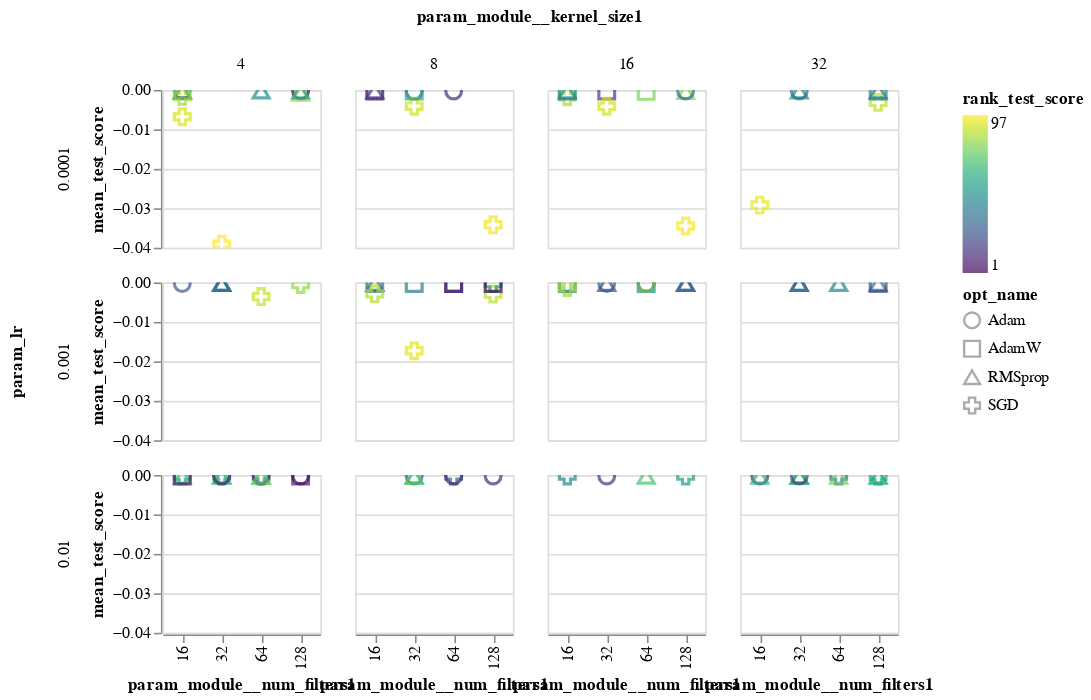

Notebook cell for this chart:
### Code cell
alt.Chart(sm_res_df).mark_point(size=100).encode(
    x=alt.X('param_module__num_filters1:O'),#title="kernel size 1"),
    y='mean_test_score:Q',
    color=alt.Color('rank_test_score:Q',scale=alt.Scale(scheme='viridis')),
    column='param_module__kernel_size1:N',
    shape='opt_name:N',
    row='param_lr:N',
).interactive(
).properties(
    height=100,
    width=100
)

### Figure 1 — Vega-Lite specification as saved in the notebook (floating-point values rounded to 4 significant figures)
{"config": {"view": {"continuousWidth": 400, "continuousHeight": 300}}, "data": {"name": "data-8817f67da8f67f9030dd793b6148c578"}, "mark": {"type": "point", "size": 100}, "encoding": {"color": {"type": "quantitative", "field": "rank_test_score", "scale": {"scheme": "viridis"}}, "column": {"type": "nominal", "field": "param_module__kernel_size1"}, "row": {"type": "nominal", "field": "param_lr"}, "shape": {"type": "nominal", "field": "opt_name"}, "x": {"type": "ordinal", "field": "param_module__num_filters1"}, "y": {"type": "quantitative", "field": "mean_test_score"}}, "height": 100, "selection": {"selector007": {"type": "interval", "bind": "scales", "encodings": ["x", "y"]}}, "width": 100, "$schema": "https://vega.github.io/schema/vega-lite/v4.8.1.json", "datasets": {"data-8817f67da8f67f9030dd793b6148c578": [{"rank_test_score": 72, "mean_test_score": -0.0003176, "param_module__num_filters1": 64, "param_module__num_filters2": 128, "param_module__kernel_size1": 4, "param_module__kernel_size2": 16, "param_lr": 0.01, "param_module__fc_node_num1": 500, "param_module__fc_node_num2": 10, "opt_name": "RMSprop"}, {"rank_test_score": 92, "mean_test_score": -0.00679, "param_module__num_filters1": 16, "param_module__num_filters2": 32, "param_module__kernel_size1": 4, "param_module__kernel_size2": 32, "param_lr": 0.0001, "param_module__fc_node_num1": 100, "param_module__fc_node_num2": 50, "opt_name": "SGD"}, {"rank_test_score": 16, "mean_test_score": -0.0002598, "param_module__num_filters1": 32, "param_module__num_filters2": 64, "param_module__kernel_size1": 16, "param_module__kernel_size2": 4, "param_lr": 0.01, "param_module__fc_node_num1": 10, "param_module__fc_node_num2": 10, "opt_name": "Adam"}, {"rank_test_score": 100, "mean_test_score": null, "param_module__num_filters1": 128, "param_module__num_filters2": 32, "param_module__kernel_size1": 8, "param_module__kernel_size2": 32, "param_lr": 0.01, "param_module__fc_node_num1": 100, "param_module__fc_node_num2": 100, "opt_name": "AdamW"}, {"rank_test_score": 23, "mean_test_score": -0.0002617, "param_module__num_filters1": 32, "param_module__num_filters2": 16, "param_module__kernel_size1": 4, "param_module__kernel_size2": 32, "param_lr": 0.001, "param_module__fc_node_num1": 50, "param_module__fc_node_num2": 10, "opt_name": "RMSprop"}, {"rank_test_score": 50, "mean_test_score": -0.0002757, "param_module__num_filters1": 32, "param_module__num_filters2": 32, "param_module__kernel_size1": 32, "param_module__kernel_size2": 16, "param_lr": 0.0001, "param_module__fc_node_num1": 10, "param_module__fc_node_num2": 10, "opt_name": "RMSprop"}, {"rank_test_score": 69, "mean_test_score": -0.0003175, "param_module__num_filters1": 64, "param_module__num_filters2": 32, "param_module__kernel_size1": 16, "param_module__kernel_size2": 8, "param_lr": 0.01, "param_module__fc_node_num1": 500, "param_module__fc_node_num2": 50, "opt_name": "RMSprop"}, {"rank_test_score": 3, "mean_test_score": -0.0002577, "param_module__num_filters1": 128, "param_module__num_filters2": 64, "param_module__kernel_size1": 4, "param_module__kernel_size2": 16, "param_lr": 0.0001, "param_module__fc_node_num1": 100, "param_module__fc_node_num2": 500, "opt_name": "Adam"}, {"rank_test_score": 1, "mean_test_score": -0.0002575, "param_module__num_filters1": 16, "param_module__num_filters2": 128, "param_module__kernel_size1": 8, "param_module__kernel_size2": 16, "param_lr": 0.0001, "param_module__fc_node_num1": 50, "param_module__fc_node_num2": 500, "opt_name": "AdamW"}, {"rank_test_score": 22, "mean_test_score": -0.0002614, "param_module__num_filters1": 32, "param_module__num_filters2": 32, "param_module__kernel_size1": 16, "param_module__kernel_size2": 4, "param_lr": 0.001, "param_module__fc_node_num1": 10, "param_module__fc_node_num2": 100, "opt_name": "RMSprop"}, {"rank_test_score": 80, "mean_test_score": -0.0004296, "param_module__num_filters1": 16, "param_module__num_filters2": 64, "param_module__kernel_size1": 16, "param_module__kernel_size2": 8, "param_lr": 0.001, "param_module__fc_node_num1": 100, "param_module__fc_node_num2": 500, "opt_name": "SGD"}, {"rank_test_score": 24, "mean_test_score": -0.0002621, "param_module__num_filters1": 32, "param_module__num_filters2": 64, "param_module__kernel_size1": 8, "param_module__kernel_size2": 8, "param_lr": 0.0001, "param_module__fc_node_num1": 50, "param_module__fc_node_num2": 10, "opt_name": "Adam"}, {"rank_test_score": 6, "mean_test_score": -0.0002583, "param_module__num_filters1": 64, "param_module__num_filters2": 128, "param_module__kernel_size1": 8, "param_module__kernel_size2": 8, "param_lr": 0.001, "param_module__fc_node_num1": 500, "param_module__fc_node_num2": 10, "opt_name": "AdamW"}, {"rank_test_score": 18, "mean_test_score": -0.0002611, "param_module__num_filters1": 32, "param_module__num_filters2": 64, "param_module__kernel_size1": 16, "param_module__kernel_size2": 32, "param_lr": 0.0001, "param_module__fc_node_num1": 100, "param_module__fc_node_num2": 100, "opt_name": "AdamW"}, {"rank_test_score": 94, "mean_test_score": -0.02919, "param_module__num_filters1": 16, "param_module__num_filters2": 64, "param_module__kernel_size1": 32, "param_module__kernel_size2": 16, "param_lr": 0.0001, "param_module__fc_node_num1": 500, "param_module__fc_node_num2": 10, "opt_name": "SGD"}, {"rank_test_score": 47, "mean_test_score": -0.0002714, "param_module__num_filters1": 64, "param_module__num_filters2": 32, "param_module__kernel_size1": 4, "param_module__kernel_size2": 16, "param_lr": 0.0001, "param_module__fc_node_num1": 10, "param_module__fc_node_num2": 500, "opt_name": "RMSprop"}, {"rank_test_score": 55, "mean_test_score": -0.0002874, "param_module__num_filters1": 16, "param_module__num_filters2": 32, "param_module__kernel_size1": 4, "param_module__kernel_size2": 8, "param_lr": 0.01, "param_module__fc_node_num1": 10, "param_module__fc_node_num2": 50, "opt_name": "SGD"}, {"rank_test_score": 87, "mean_test_score": -0.002951, "param_module__num_filters1": 128, "param_module__num_filters2": 16, "param_module__kernel_size1": 8, "param_module__kernel_size2": 16, "param_lr": 0.001, "param_module__fc_node_num1": 10, "param_module__fc_node_num2": 50, "opt_name": "SGD"}, {"rank_test_score": 65, "mean_test_score": -0.0003174, "param_module__num_filters1": 128, "param_module__num_filters2": 128, "param_module__kernel_size1": 32, "param_module__kernel_size2": 8, "param_lr": 0.01, "param_module__fc_node_num1": 50, "param_module__fc_node_num2": 50, "opt_name": "RMSprop"}, {"rank_test_score": 29, "mean_test_score": -0.0002633, "param_module__num_filters1": 16, "param_module__num_filters2": 32, "param_module__kernel_size1": 8, "param_module__kernel_size2": 16, "param_lr": 0.001, "param_module__fc_node_num1": 100, "param_module__fc_node_num2": 10, "opt_name": "RMSprop"}, {"rank_test_score": 37, "mean_test_score": -0.0002671, "param_module__num_filters1": 64, "param_module__num_filters2": 128, "param_module__kernel_size1": 32, "param_module__kernel_size2": 16, "param_lr": 0.01, "param_module__fc_node_num1": 50, "param_module__fc_node_num2": 100, "opt_name": "SGD"}, {"rank_test_score": 85, "mean_test_score": -0.001728, "param_module__num_filters1": 16, "param_module__num_filters2": 16, "param_module__kernel_size1": 16, "param_module__kernel_size2": 4, "param_lr": 0.0001, "param_module__fc_node_num1": 50, "param_module__fc_node_num2": 500, "opt_name": "SGD"}, {"rank_test_score": 68, "mean_test_score": -0.0003175, "param_module__num_filters1": 16, "param_module__num_filters2": 64, "param_module__kernel_size1": 4, "param_module__kernel_size2": 8, "param_lr": 0.01, "param_module__fc_node_num1": 500, "param_module__fc_node_num2": 50, "opt_name": "RMSprop"}, {"rank_test_score": 66, "mean_test_score": -0.0003175, "param_module__num_filters1": 128, "param_module__num_filters2": 32, "param_module__kernel_size1": 32, "param_module__kernel_size2": 4, "param_lr": 0.01, "param_module__fc_node_num1": 100, "param_module__fc_node_num2": 100, "opt_name": "RMSprop"}, {"rank_test_score": 8, "mean_test_score": -0.0002588, "param_module__num_filters1": 128, "param_module__num_filters2": 64, "param_module__kernel_size1": 4, "param_module__kernel_size2": 32, "param_lr": 0.01, "param_module__fc_node_num1": 100, "param_module__fc_node_num2": 100, "opt_name": "AdamW"}, {"rank_test_score": 54, "mean_test_score": -0.0002837, "param_module__num_filters1": 128, "param_module__num_filters2": 128, "param_module__kernel_size1": 8, "param_module__kernel_size2": 16, "param_lr": 0.001, "param_module__fc_node_num1": 10, "param_module__fc_node_num2": 500, "opt_name": "SGD"}, {"rank_test_score": 43, "mean_test_score": -0.0002697, "param_module__num_filters1": 64, "param_module__num_filters2": 128, "param_module__kernel_size1": 4, "param_module__kernel_size2": 4, "param_lr": 0.01, "param_module__fc_node_num1": 100, "param_module__fc_node_num2": 500, "opt_name": "SGD"}, {"rank_test_score": 25, "mean_test_score": -0.0002621, "param_module__num_filters1": 128, "param_module__num_filters2": 128, "param_module__kernel_size1": 16, "param_module__kernel_size2": 16, "param_lr": 0.001, "param_module__fc_node_num1": 100, "param_module__fc_node_num2": 500, "opt_name": "RMSprop"}, {"rank_test_score": 88, "mean_test_score": -0.003147, "param_module__num_filters1": 128, "param_module__num_filters2": 64, "param_module__kernel_size1": 32, "param_module__kernel_size2": 4, "param_lr": 0.0001, "param_module__fc_node_num1": 10, "param_module__fc_node_num2": 500, "opt_name": "SGD"}, {"rank_test_score": 49, "mean_test_score": -0.0002753, "param_module__num_filters1": 32, "param_module__num_filters2": 64, "param_module__kernel_size1": 4, "param_module__kernel_size2": 16, "param_lr": 0.01, "param_module__fc_node_num1": 10, "param_module__fc_node_num2": 50, "opt_name": "SGD"}, {"rank_test_score": 82, "mean_test_score": -0.0008472, "param_module__num_filters1": 128, "param_module__num_filters2": 32, "param_module__kernel_size1": 4, "param_module__kernel_size2": 16, "param_lr": 0.0001, "param_module__fc_node_num1": 500, "param_module__fc_node_num2": 10, "opt_name": "RMSprop"}, {"rank_test_score": 81, "mean_test_score": -0.0005397, "param_module__num_filters1": 128, "param_module__num_filters2": 16, "param_module__kernel_size1": 4, "param_module__kernel_size2": 8, "param_lr": 0.001, "param_module__fc_node_num1": 500, "param_module__fc_node_num2": 500, "opt_name": "SGD"}, {"rank_test_score": 4, "mean_test_score": -0.0002581, "param_module__num_filters1": 128, "param_module__num_filters2": 128, "param_module__kernel_size1": 4, "param_module__kernel_size2": 16, "param_lr": 0.01, "param_module__fc_node_num1": 500, "param_module__fc_node_num2": 500, "opt_name": "Adam"}, {"rank_test_score": 11, "mean_test_score": -0.0002593, "param_module__num_filters1": 64, "param_module__num_filters2": 16, "param_module__kernel_size1": 8, "param_module__kernel_size2": 4, "param_lr": 0.001, "param_module__fc_node_num1": 500, "param_module__fc_node_num2": 10, "opt_name": "AdamW"}, {"rank_test_score": 95, "mean_test_score": -0.03419, "param_module__num_filters1": 128, "param_module__num_filters2": 64, "param_module__kernel_size1": 8, "param_module__kernel_size2": 4, "param_lr": 0.0001, "param_module__fc_node_num1": 100, "param_module__fc_node_num2": 10, "opt_name": "SGD"}, {"rank_test_score": 28, "mean_test_score": -0.0002632, "param_module__num_filters1": 16, "param_module__num_filters2": 64, "param_module__kernel_size1": 4, "param_module__kernel_size2": 32, "param_lr": 0.001, "param_module__fc_node_num1": 500, "param_module__fc_node_num2": 100, "opt_name": "Adam"}, {"rank_test_score": 38, "mean_test_score": -0.0002673, "param_module__num_filters1": 16, "param_module__num_filters2": 128, "param_module__kernel_size1": 8, "param_module__kernel_size2": 32, "param_lr": 0.001, "param_module__fc_node_num1": 50, "param_module__fc_node_num2": 50, "opt_name": "AdamW"}, {"rank_test_score": 48, "mean_test_score": -0.0002731, "param_module__num_filters1": 64, "param_module__num_filters2": 32, "param_module__kernel_size1": 16, "param_module__kernel_size2": 4, "param_lr": 0.001, "param_module__fc_node_num1": 500, "param_module__fc_node_num2": 100, "opt_name": "AdamW"}, {"rank_test_score": 98, "mean_test_score": null, "param_module__num_filters1": 64, "param_module__num_filters2": 128, "param_module__kernel_size1": 8, "param_module__kernel_size2": 32, "param_lr": 0.01, "param_module__fc_node_num1": 500, "param_module__fc_node_num2": 100, "opt_name": "AdamW"}, {"rank_test_score": 56, "mean_test_score": -0.0002897, "param_module__num_filters1": 16, "param_module__num_filters2": 64, "param_module__kernel_size1": 4, "param_module__kernel_size2": 16, "param_lr": 0.0001, "param_module__fc_node_num1": 100, "param_module__fc_node_num2": 50, "opt_name": "Adam"}, {"rank_test_score": 73, "mean_test_score": -0.000318, "param_module__num_filters1": 32, "param_module__num_filters2": 32, "param_module__kernel_size1": 32, "param_module__kernel_size2": 8, "param_lr": 0.01, "param_module__fc_node_num1": 500, "param_module__fc_node_num2": 500, "opt_name": "RMSprop"}, {"rank_test_score": 5, "mean_test_score": -0.0002581, "param_module__num_filters1": 16, "param_module__num_filters2": 16, "param_module__kernel_size1": 4, "param_module__kernel_size2": 32, "param_lr": 0.0001, "param_module__fc_node_num1": 100, "param_module__fc_node_num2": 50, "opt_name": "RMSprop"}, {"rank_test_score": 84, "mean_test_score": -0.001665, "param_module__num_filters1": 16, "param_module__num_filters2": 64, "param_module__kernel_size1": 4, "param_module__kernel_size2": 8, "param_lr": 0.0001, "param_module__fc_node_num1": 50, "param_module__fc_node_num2": 500, "opt_name": "SGD"}, {"rank_test_score": 62, "mean_test_score": -0.0003164, "param_module__num_filters1": 32, "param_module__num_filters2": 16, "param_module__kernel_size1": 32, "param_module__kernel_size2": 8, "param_lr": 0.01, "param_module__fc_node_num1": 500, "param_module__fc_node_num2": 500, "opt_name": "RMSprop"}, {"rank_test_score": 59, "mean_test_score": -0.0003016, "param_module__num_filters1": 128, "param_module__num_filters2": 16, "param_module__kernel_size1": 32, "param_module__kernel_size2": 16, "param_lr": 0.01, "param_module__fc_node_num1": 500, "param_module__fc_node_num2": 10, "opt_name": "SGD"}, {"rank_test_score": 90, "mean_test_score": -0.00411, "param_module__num_filters1": 32, "param_module__num_filters2": 16, "param_module__kernel_size1": 8, "param_module__kernel_size2": 16, "param_lr": 0.0001, "param_module__fc_node_num1": 100, "param_module__fc_node_num2": 100, "opt_name": "SGD"}, {"rank_test_score": 2, "mean_test_score": -0.0002576, "param_module__num_filters1": 128, "param_module__num_filters2": 32, "param_module__kernel_size1": 8, "param_module__kernel_size2": 8, "param_lr": 0.001, "param_module__fc_node_num1": 500, "param_module__fc_node_num2": 500, "opt_name": "AdamW"}, {"rank_test_score": 51, "mean_test_score": -0.0002773, "param_module__num_filters1": 32, "param_module__num_filters2": 128, "param_module__kernel_size1": 32, "param_module__kernel_size2": 16, "param_lr": 0.001, "param_module__fc_node_num1": 50, "param_module__fc_node_num2": 50, "opt_name": "RMSprop"}, {"rank_test_score": 26, "mean_test_score": -0.0002629, "param_module__num_filters1": 32, "param_module__num_filters2": 128, "param_module__kernel_size1": 8, "param_module__kernel_size2": 8, "param_lr": 0.01, "param_module__fc_node_num1": 50, "param_module__fc_node_num2": 50, "opt_name": "Adam"}, {"rank_test_score": 91, "mean_test_score": -0.004145, "param_module__num_filters1": 32, "param_module__num_filters2": 128, "param_module__kernel_size1": 16, "param_module__kernel_size2": 8, "param_lr": 0.0001, "param_module__fc_node_num1": 50, "param_module__fc_node_num2": 100, "opt_name": "SGD"}, {"rank_test_score": 53, "mean_test_score": -0.0002827, "param_module__num_filters1": 128, "param_module__num_filters2": 128, "param_module__kernel_size1": 16, "param_module__kernel_size2": 32, "param_lr": 0.01, "param_module__fc_node_num1": 10, "param_module__fc_node_num2": 10, "opt_name": "SGD"}, {"rank_test_score": 52, "mean_test_score": -0.000278, "param_module__num_filters1": 16, "param_module__num_filters2": 32, "param_module__kernel_size1": 16, "param_module__kernel_size2": 8, "param_lr": 0.0001, "param_module__fc_node_num1": 500, "param_module__fc_node_num2": 50, "opt_name": "RMSprop"}, {"rank_test_score": 67, "mean_test_score": -0.0003175, "param_module__num_filters1": 32, "param_module__num_filters2": 32, "param_module__kernel_size1": 8, "param_module__kernel_size2": 4, "param_lr": 0.01, "param_module__fc_node_num1": 50, "param_module__fc_node_num2": 100, "opt_name": "RMSprop"}, {"rank_test_score": 36, "mean_test_score": -0.0002666, "param_module__num_filters1": 16, "param_module__num_filters2": 64, "param_module__kernel_size1": 16, "param_module__kernel_size2": 4, "param_lr": 0.001, "param_module__fc_node_num1": 500, "param_module__fc_node_num2": 500, "opt_name": "AdamW"}, {"rank_test_score": 20, "mean_test_score": -0.0002611, "param_module__num_filters1": 64, "param_module__num_filters2": 64, "param_module__kernel_size1": 16, "param_module__kernel_size2": 32, "param_lr": 0.001, "param_module__fc_node_num1": 100, "param_module__fc_node_num2": 100, "opt_name": "Adam"}, {"rank_test_score": 75, "mean_test_score": -0.0003235, "param_module__num_filters1": 64, "param_module__num_filters2": 16, "param_module__kernel_size1": 32, "param_module__kernel_size2": 4, "param_lr": 0.01, "param_module__fc_node_num1": 10, "param_module__fc_node_num2": 100, "opt_name": "RMSprop"}, {"rank_test_score": 86, "mean_test_score": -0.002878, "param_module__num_filters1": 16, "param_module__num_filters2": 16, "param_module__kernel_size1": 8, "param_module__kernel_size2": 32, "param_lr": 0.001, "param_module__fc_node_num1": 500, "param_module__fc_node_num2": 50, "opt_name": "SGD"}, {"rank_test_score": 15, "mean_test_score": -0.0002597, "param_module__num_filters1": 128, "param_module__num_filters2": 128, "param_module__kernel_size1": 8, "param_module__kernel_size2": 4, "param_lr": 0.01, "param_module__fc_node_num1": 50, "param_module__fc_node_num2": 50, "opt_name": "Adam"}, {"rank_test_score": 17, "mean_test_score": -0.0002605, "param_module__num_filters1": 16, "param_module__num_filters2": 32, "param_module__kernel_size1": 8, "param_module__kernel_size2": 16, "param_lr": 0.0001, "param_module__fc_node_num1": 50, "param_module__fc_node_num2": 50, "opt_name": "RMSprop"}, {"rank_test_score": 61, "mean_test_score": -0.0003124, "param_module__num_filters1": 32, "param_module__num_filters2": 32, "param_module__kernel_size1": 4, "param_module__kernel_size2": 16, "param_lr": 0.01, "param_module__fc_node_num1": 500, "param_module__fc_node_num2": 50, "opt_name": "RMSprop"}, {"rank_test_score": 97, "mean_test_score": -0.03912, "param_module__num_filters1": 32, "param_module__num_filters2": 128, "param_module__kernel_size1": 4, "param_module__kernel_size2": 8, "param_lr": 0.0001, "param_module__fc_node_num1": 10, "param_module__fc_node_num2": 10, "opt_name": "SGD"}, {"rank_test_score": 79, "mean_test_score": -0.0003982, "param_module__num_filters1": 128, "param_module__num_filters2": 32, "param_module__kernel_size1": 16, "param_module__kernel_size2": 32, "param_lr": 0.0001, "param_module__fc_node_num1": 50, "param_module__fc_node_num2": 10, "opt_name": "RMSprop"}, {"rank_test_score": 89, "mean_test_score": -0.003578, "param_module__num_filters1": 64, "param_module__num_filters2": 16, "param_module__kernel_size1": 4, "param_module__kernel_size2": 32, "param_lr": 0.001, "param_module__fc_node_num1": 10, "param_module__fc_node_num2": 50, "opt_name": "SGD"}, {"rank_test_score": 30, "mean_test_score": -0.0002635, "param_module__num_filters1": 32, "param_module__num_filters2": 32, "param_module__kernel_size1": 16, "param_module__kernel_size2": 16, "param_lr": 0.001, "param_module__fc_node_num1": 100, "param_module__fc_node_num2": 50, "opt_name": "Adam"}, {"rank_test_score": 33, "mean_test_score": -0.0002661, "param_module__num_filters1": 64, "param_module__num_filters2": 32, "param_module__kernel_size1": 8, "param_module__kernel_size2": 8, "param_lr": 0.01, "param_module__fc_node_num1": 10, "param_module__fc_node_num2": 100, "opt_name": "SGD"}, {"rank_test_score": 44, "mean_test_score": -0.00027, "param_module__num_filters1": 64, "param_module__num_filters2": 16, "param_module__kernel_size1": 32, "param_module__kernel_size2": 16, "param_lr": 0.001, "param_module__fc_node_num1": 10, "param_module__fc_node_num2": 10, "opt_name": "RMSprop"}, {"rank_test_score": 13, "mean_test_score": -0.0002595, "param_module__num_filters1": 64, "param_module__num_filters2": 16, "param_module__kernel_size1": 8, "param_module__kernel_size2": 32, "param_lr": 0.0001, "param_module__fc_node_num1": 50, "param_module__fc_node_num2": 100, "opt_name": "Adam"}, {"rank_test_score": 41, "mean_test_score": -0.0002687, "param_module__num_filters1": 128, "param_module__num_filters2": 64, "param_module__kernel_size1": 32, "param_module__kernel_size2": 8, "param_lr": 0.001, "param_module__fc_node_num1": 50, "param_module__fc_node_num2": 500, "opt_name": "RMSprop"}, {"rank_test_score": 60, "mean_test_score": -0.0003043, "param_module__num_filters1": 32, "param_module__num_filters2": 64, "param_module__kernel_size1": 4, "param_module__kernel_size2": 32, "param_lr": 0.001, "param_module__fc_node_num1": 50, "param_module__fc_node_num2": 50, "opt_name": "RMSprop"}, {"rank_test_score": 12, "mean_test_score": -0.0002595, "param_module__num_filters1": 64, "param_module__num_filters2": 16, "param_module__kernel_size1": 8, "param_module__kernel_size2": 32, "param_lr": 0.01, "param_module__fc_node_num1": 50, "param_module__fc_node_num2": 10, "opt_name": "Adam"}, {"rank_test_score": 32, "mean_test_score": -0.0002655, "param_module__num_filters1": 32, "param_module__num_filters2": 16, "param_module__kernel_size1": 4, "param_module__kernel_size2": 4, "param_lr": 0.001, "param_module__fc_node_num1": 50, "param_module__fc_node_num2": 50, "opt_name": "RMSprop"}, {"rank_test_score": 64, "mean_test_score": -0.000317, "param_module__num_filters1": 32, "param_module__num_filters2": 64, "param_module__kernel_size1": 32, "param_module__kernel_size2": 16, "param_lr": 0.01, "param_module__fc_node_num1": 500, "param_module__fc_node_num2": 100, "opt_name": "RMSprop"}, {"rank_test_score": 45, "mean_test_score": -0.0002703, "param_module__num_filters1": 16, "param_module__num_filters2": 32, "param_module__kernel_size1": 16, "param_module__kernel_size2": 4, "param_lr": 0.01, "param_module__fc_node_num1": 50, "param_module__fc_node_num2": 500, "opt_name": "SGD"}, {"rank_test_score": 27, "mean_test_score": -0.000263, "param_module__num_filters1": 32, "param_module__num_filters2": 16, "param_module__kernel_size1": 32, "param_module__kernel_size2": 4, "param_lr": 0.001, "param_module__fc_node_num1": 10, "param_module__fc_node_num2": 10, "opt_name": "RMSprop"}, {"rank_test_score": 10, "mean_test_score": -0.0002592, "param_module__num_filters1": 64, "param_module__num_filters2": 16, "param_module__kernel_size1": 4, "param_module__kernel_size2": 4, "param_lr": 0.01, "param_module__fc_node_num1": 100, "param_module__fc_node_num2": 10, "opt_name": "Adam"}, {"rank_test_score": 57, "mean_test_score": -0.0002947, "param_module__num_filters1": 128, "param_module__num_filters2": 64, "param_module__kernel_size1": 4, "param_module__kernel_size2": 8, "param_lr": 0.0001, "param_module__fc_node_num1": 100, "param_module__fc_node_num2": 500, "opt_name": "RMSprop"}, {"rank_test_score": 58, "mean_test_score": -0.0002966, "param_module__num_filters1": 32, "param_module__num_filters2": 128, "param_module__kernel_size1": 8, "param_module__kernel_size2": 4, "param_lr": 0.0001, "param_module__fc_node_num1": 50, "param_module__fc_node_num2": 50, "opt_name": "AdamW"}, {"rank_test_score": 35, "mean_test_score": -0.0002664, "param_module__num_filters1": 128, "param_module__num_filters2": 64, "param_module__kernel_size1": 16, "param_module__kernel_size2": 16, "param_lr": 0.0001, "param_module__fc_node_num1": 50, "param_module__fc_node_num2": 500, "opt_name": "Adam"}, {"rank_test_score": 77, "mean_test_score": -0.0003543, "param_module__num_filters1": 64, "param_module__num_filters2": 32, "param_module__kernel_size1": 16, "param_module__kernel_size2": 32, "param_lr": 0.001, "param_module__fc_node_num1": 50, "param_module__fc_node_num2": 100, "opt_name": "Adam"}, {"rank_test_score": 14, "mean_test_score": -0.0002596, "param_module__num_filters1": 16, "param_module__num_filters2": 64, "param_module__kernel_size1": 32, "param_module__kernel_size2": 8, "param_lr": 0.01, "param_module__fc_node_num1": 100, "param_module__fc_node_num2": 50, "opt_name": "Adam"}, {"rank_test_score": 34, "mean_test_score": -0.0002663, "param_module__num_filters1": 32, "param_module__num_filters2": 128, "param_module__kernel_size1": 32, "param_module__kernel_size2": 32, "param_lr": 0.0001, "param_module__fc_node_num1": 50, "param_module__fc_node_num2": 10, "opt_name": "Adam"}, {"rank_test_score": 19, "mean_test_score": -0.0002611, "param_module__num_filters1": 32, "param_module__num_filters2": 16, "param_module__kernel_size1": 32, "param_module__kernel_size2": 32, "param_lr": 0.01, "param_module__fc_node_num1": 50, "param_module__fc_node_num2": 50, "opt_name": "Adam"}, {"rank_test_score": 39, "mean_test_score": -0.0002674, "param_module__num_filters1": 128, "param_module__num_filters2": 128, "param_module__kernel_size1": 32, "param_module__kernel_size2": 8, "param_lr": 0.0001, "param_module__fc_node_num1": 500, "param_module__fc_node_num2": 50, "opt_name": "RMSprop"}, {"rank_test_score": 71, "mean_test_score": -0.0003175, "param_module__num_filters1": 32, "param_module__num_filters2": 128, "param_module__kernel_size1": 8, "param_module__kernel_size2": 16, "param_lr": 0.01, "param_module__fc_node_num1": 10, "param_module__fc_node_num2": 50, "opt_name": "RMSprop"}, {"rank_test_score": 7, "mean_test_score": -0.0002587, "param_module__num_filters1": 16, "param_module__num_filters2": 16, "param_module__kernel_size1": 4, "param_module__kernel_size2": 16, "param_lr": 0.01, "param_module__fc_node_num1": 500, "param_module__fc_node_num2": 50, "opt_name": "AdamW"}, {"rank_test_score": 69, "mean_test_score": -0.0003175, "param_module__num_filters1": 32, "param_module__num_filters2": 16, "param_module__kernel_size1": 4, "param_module__kernel_size2": 8, "param_lr": 0.01, "param_module__fc_node_num1": 500, "param_module__fc_node_num2": 50, "opt_name": "RMSprop"}, {"rank_test_score": 21, "mean_test_score": -0.0002611, "param_module__num_filters1": 128, "param_module__num_filters2": 16, "param_module__kernel_size1": 32, "param_module__kernel_size2": 16, "param_lr": 0.001, "param_module__fc_node_num1": 10, "param_module__fc_node_num2": 500, "opt_name": "AdamW"}, {"rank_test_score": 40, "mean_test_score": -0.0002682, "param_module__num_filters1": 32, "param_module__num_filters2": 16, "param_module__kernel_size1": 8, "param_module__kernel_size2": 16, "param_lr": 0.001, "param_module__fc_node_num1": 500, "param_module__fc_node_num2": 10, "opt_name": "AdamW"}, {"rank_test_score": 9, "mean_test_score": -0.0002591, "param_module__num_filters1": 32, "param_module__num_filters2": 32, "param_module__kernel_size1": 4, "param_module__kernel_size2": 4, "param_lr": 0.01, "param_module__fc_node_num1": 500, "param_module__fc_node_num2": 100, "opt_name": "Adam"}, {"rank_test_score": 31, "mean_test_score": -0.000265, "param_module__num_filters1": 128, "param_module__num_filters2": 32, "param_module__kernel_size1": 16, "param_module__kernel_size2": 8, "param_lr": 0.001, "param_module__fc_node_num1": 50, "param_module__fc_node_num2": 50, "opt_name": "RMSprop"}, {"rank_test_score": 76, "mean_test_score": -0.000332, "param_module__num_filters1": 16, "param_module__num_filters2": 64, "param_module__kernel_size1": 4, "param_module__kernel_size2": 32, "param_lr": 0.0001, "param_module__fc_node_num1": 500, "param_module__fc_node_num2": 100, "opt_name": "RMSprop"}, {"rank_test_score": 46, "mean_test_score": -0.0002706, "param_module__num_filters1": 128, "param_module__num_filters2": 64, "param_module__kernel_size1": 32, "param_module__kernel_size2": 16, "param_lr": 0.0001, "param_module__fc_node_num1": 500, "param_module__fc_node_num2": 50, "opt_name": "AdamW"}, {"rank_test_score": 83, "mean_test_score": -0.001298, "param_module__num_filters1": 16, "param_module__num_filters2": 128, "param_module__kernel_size1": 16, "param_module__kernel_size2": 4, "param_lr": 0.001, "param_module__fc_node_num1": 50, "param_module__fc_node_num2": 100, "opt_name": "SGD"}, {"rank_test_score": 74, "mean_test_score": -0.0003221, "param_module__num_filters1": 64, "param_module__num_filters2": 64, "param_module__kernel_size1": 4, "param_module__kernel_size2": 8, "param_lr": 0.01, "param_module__fc_node_num1": 100, "param_module__fc_node_num2": 100, "opt_name": "RMSprop"}, {"rank_test_score": 99, "mean_test_score": null, "param_module__num_filters1": 64, "param_module__num_filters2": 64, "param_module__kernel_size1": 16, "param_module__kernel_size2": 32, "param_lr": 0.0001, "param_module__fc_node_num1": 50, "param_module__fc_node_num2": 500, "opt_name": "Adam"}, {"rank_test_score": 63, "mean_test_score": -0.0003167, "param_module__num_filters1": 16, "param_module__num_filters2": 16, "param_module__kernel_size1": 32, "param_module__kernel_size2": 8, "param_lr": 0.01, "param_module__fc_node_num1": 50, "param_module__fc_node_num2": 50, "opt_name": "RMSprop"}, {"rank_test_score": 78, "mean_test_score": -0.0003608, "param_module__num_filters1": 64, "param_module__num_filters2": 128, "param_module__kernel_size1": 16, "param_module__kernel_size2": 8, "param_lr": 0.0001, "param_module__fc_node_num1": 50, "param_module__fc_node_num2": 10, "opt_name": "AdamW"}, {"rank_test_score": 42, "mean_test_score": -0.0002696, "param_module__num_filters1": 16, "param_module__num_filters2": 128, "param_module__kernel_size1": 16, "param_module__kernel_size2": 16, "param_lr": 0.0001, "param_module__fc_node_num1": 500, "param_module__fc_node_num2": 10, "opt_name": "AdamW"}, {"rank_test_score": 96, "mean_test_score": -0.03448, "param_module__num_filters1": 128, "param_module__num_filters2": 128, "param_module__kernel_size1": 16, "param_module__kernel_size2": 8, "param_lr": 0.0001, "param_module__fc_node_num1": 50, "param_module__fc_node_num2": 10, "opt_name": "SGD"}, {"rank_test_score": 93, "mean_test_score": -0.01731, "param_module__num_filters1": 32, "param_module__num_filters2": 32, "param_module__kernel_size1": 8, "param_module__kernel_size2": 4, "param_lr": 0.001, "param_module__fc_node_num1": 50, "param_module__fc_node_num2": 10, "opt_name": "SGD"}]}}
